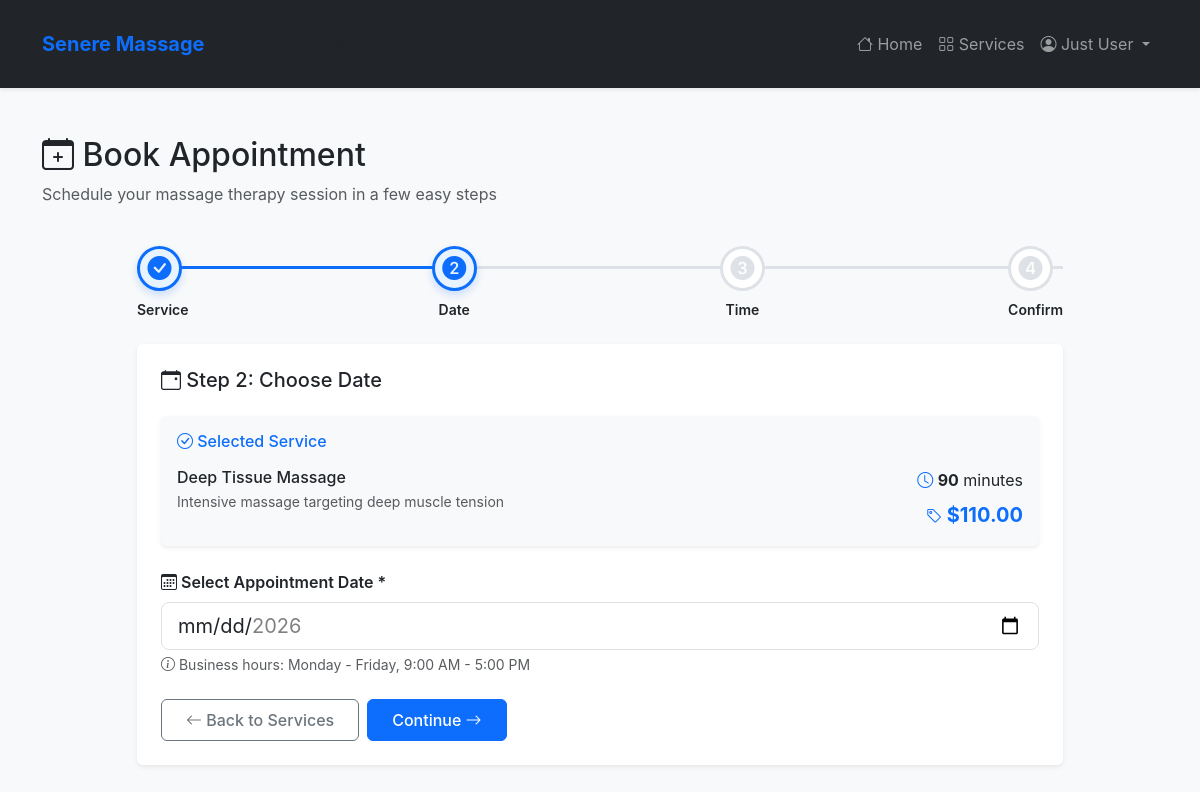
The app's page /user/book.php?service=2 (signed in) with its own data.
### tables this page shows
CREATE TABLE `services` (
  `service_id` int(11) NOT NULL,
  `service_name` varchar(100) NOT NULL,
  `description` text DEFAULT NULL,
  `duration` int(11) NOT NULL COMMENT 'Duration in minutes',
  `price` decimal(10,2) NOT NULL,
  `image_url` varchar(500) DEFAULT NULL COMMENT 'Service image URL or path',
  `status` enum('active','inactive') DEFAULT 'active',
  `created_at` timestamp NOT NULL DEFAULT current_timestamp(),
  `updated_at` timestamp NOT NULL DEFAULT current_timestamp() ON UPDATE current_timestamp()
);

### config/config.php (called while the page is built, shortened)
<?php
spl_autoload_register(function ($class_name) {
    $model_file = MODELS_PATH . '/' . $class_name . '.php';
});
function escape($string) {
    return htmlspecialchars($string, ENT_QUOTES, 'UTF-8');
}
?>

### models/Service.php (called while the page is built, shortened)
<?php
class Service {
    private $conn;
    private $table = 'services';
    public function __construct($db) {
        $this->conn = $db;
    }
    public function getAll($status = null) {
        if ($status) {
            $query = "SELECT * FROM " . $this->table . " WHERE status = :status ORDER BY service_name";
            $stmt = $this->conn->prepare($query);
            $stmt->bindParam(':status', $status);
        } else {
            $query = "SELECT * FROM " . $this->table . " ORDER BY service_name";
            $stmt = $this->conn->prepare($query);
        }
        $stmt->execute();
        return $stmt->fetchAll();
    }
    public function getById($id) {
        $query = "SELECT * FROM " . $this->table . " WHERE service_id = :service_id LIMIT 1";
        $stmt = $this->conn->prepare($query);
        $stmt->bindParam(':service_id', $id);
        $stmt->execute();
        if ($stmt->rowCount() > 0) {
            return $stmt->fetch();
        }
        return false;
    }
}
?>

### user/book.php (the view, shortened to what this page needs)
<?php
require_once '../config/config.php';
$database = new Database();
$db = $database->getConnection();
$service_model = new Service($db);
$selected_service_id = null;
if (isset($_GET['service'])) {
    $selected_service_id = (int)$_GET['service'];
} elseif (isset($_POST['service_id'])) {
    $selected_service_id = (int)$_POST['service_id'];
}
$selected_date = isset($_POST['appointment_date']) ? $_POST['appointment_date'] : null;
$step = isset($_GET['step']) ? (int)$_GET['step'] : ($selected_service_id ? 2 : 1);
$selected_service = null;
if ($selected_service_id) {
    $selected_service = $service_model->getById($selected_service_id);
}
$services = $service_model->getAll('active');
include '../includes/header.php';
include '../includes/navbar.php';
?>
<div class="container my-5">
    <div class="row mb-4">
        <div class="col">
            <h2><i class="bi bi-calendar-plus"></i> Book Appointment</h2>
            <p class="text-muted">Schedule your massage therapy session in a few easy steps</p>
        </div>
    </div>
    <div class="row justify-content-center">
        <div class="col-lg-10">
            <div class="mb-4">
                <div class="d-flex justify-content-between align-items-center position-relative">
                    <div class="progress-line bg-light position-absolute w-100" style="height: 3px; top: 20px; z-index: 0;"></div>
                    <div class="d-flex justify-content-between w-100 position-relative" style="z-index: 1;">
                        <div class="text-center">
                            <div class="step-circle <?php echo $step >= 1 ? 'active' : ''; ?> mb-2">
                                <i class="bi bi-<?php echo $step > 1 ? 'check-circle-fill' : '1-circle-fill'; ?>"></i>
                            </div>
                            <small class="d-block fw-semibold">Service</small>
                        </div>
                        <div class="text-center">
                            <div class="step-circle <?php echo $step >= 2 ? 'active' : ''; ?> mb-2">
                                <i class="bi bi-<?php echo $step > 2 ? 'check-circle-fill' : '2-circle-fill'; ?>"></i>
                            </div>
                            <small class="d-block fw-semibold">Date</small>
                        </div>
                        <div class="text-center">
                            <div class="step-circle <?php echo $step >= 3 ? 'active' : ''; ?> mb-2">
                                <i class="bi bi-<?php echo $step > 3 ? 'check-circle-fill' : '3-circle-fill'; ?>"></i>
                            </div>
                            <small class="d-block fw-semibold">Time</small>
                        </div>
                        <div class="text-center">
                            <div class="step-circle <?php echo $step >= 4 ? 'active' : ''; ?> mb-2">
                                <i class="bi bi-4-circle-fill"></i>
                            </div>
                            <small class="d-block fw-semibold">Confirm</small>
                        </div>
                    </div>
                </div>
            </div>
            <div class="card shadow-sm">
                <div class="card-body p-4">
                    <?php if ($step == 2 && $selected_service): ?>
                        <h5 class="mb-4"><i class="bi bi-calendar-event"></i> Step 2: Choose Date</h5>
                        <div class="card bg-light border-0 mb-4">
                            <div class="card-body">
                                <h6 class="text-primary mb-3"><i class="bi bi-check-circle"></i> Selected Service</h6>
                                <div class="row">
                                    <div class="col-md-8">
                                        <h6 class="mb-1"><?php echo escape($selected_service['service_name']); ?></h6>
                                        <p class="text-muted small mb-0"><?php echo escape($selected_service['description']); ?></p>
                                    </div>
                                    <div class="col-md-4 text-md-end">
                                        <div class="mb-2">
                                            <i class="bi bi-clock text-primary"></i>
                                            <strong><?php echo $selected_service['duration']; ?></strong> minutes
                                        </div>
                                        <div>
                                            <i class="bi bi-tag text-primary"></i>
                                            <strong class="text-primary fs-5">$<?php echo number_format($selected_service['price'], 2); ?></strong>
                                        </div>
                                    </div>
                                </div>
                            </div>
                        </div>
                        <form method="POST" action="">
                            <div class="mb-4">
                                <label for="appointment_date" class="form-label fw-semibold">
                                    <i class="bi bi-calendar3"></i> Select Appointment Date *
                                </label>
                                <input type="date" class="form-control form-control-lg" id="appointment_date"
                                       name="appointment_date"
                                       min="<?php echo date('Y-m-d'); ?>"
                                       max="<?php echo date('Y-m-d', strtotime('+3 months')); ?>"
                                       value="<?php echo $selected_date; ?>"
                                       required>
                                <div class="form-text">
                                    <i class="bi bi-info-circle"></i> Business hours: Monday - Friday, 9:00 AM - 5:00 PM
                                </div>
                            </div>
                            <div class="d-flex gap-2">
                                <a href="?step=1" class="btn btn-outline-secondary">
                                    <i class="bi bi-arrow-left"></i> Back to Services
                                </a>
                                <button type="submit" class="btn btn-primary px-4">
                                    Continue <i class="bi bi-arrow-right"></i>
                                </button>
                            </div>
                        </form>
                    <?php endif; ?>
                </div>
            </div>
        </div>
    </div>
</div>
<?php include '../includes/footer.php'; ?>

### assets/css/style.css (style rules this page uses)
:root { --primary-color: #0d6efd; --secondary-color: #6c757d; --success-color: #198754; --danger-color: #dc3545; --warning-color: #ffc107; --info-color: #0dcaf0; }
body { font-family: -apple-system, BlinkMacSystemFont, "Segoe UI", Roboto, "Helvetica Neue", Arial, sans-serif; background-color: #f8f9fa; }
.card { border: none; box-shadow: 0 0.125rem 0.25rem rgba(0, 0, 0, 0.075); transition: transform 0.3s, box-shadow 0.3s; }
.form-label { font-weight: 500; margin-bottom: 0.5rem; }
.btn { padding: 0.5rem 1.5rem; font-weight: 500; }
.btn-primary { background-color: var(--primary-color); border-color: var(--primary-color); }
.step-circle { width: 45px; height: 45px; background: white; border: 3px solid #dee2e6; border-radius: 50%; display: flex; align-items: center; justify-content: center; font-size: 1.5rem; color: #dee2e6; transition: all 0.3s; }
.step-circle.active { border-color: var(--primary-color); color: var(--primary-color); background: #e7f3ff; box-shadow: 0 4px 8px rgba(13, 110, 253, 0.2); }
.progress-line { background: linear-gradient( to right, var(--primary-color) 0%, var(--primary-color) 33%, #dee2e6 33%, #dee2e6 100% ); }
.btn, .btn-group, button, a { position: relative; z-index: 2; }
.card, .table-responsive { position: relative; z-index: auto; }

### records on screen
services: service_name "Deep Tissue Massage", description "Intensive massage targeting deep muscle tension", duration "90", price "110.00"

### other values on screen
SITE_NAME "Senere Massage"
$_SESSION['full_name'] "Just User"
